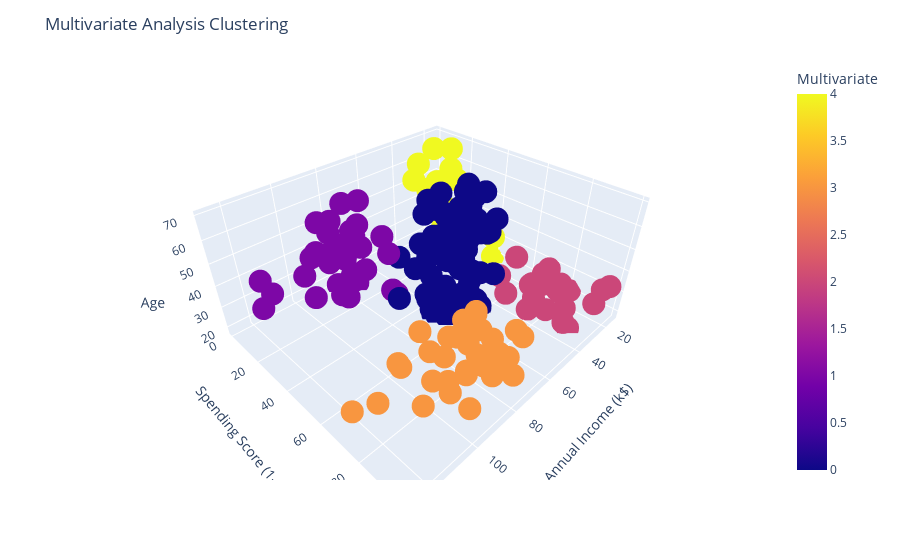

The code cell stored with this chart in its notebook:
### Code cell
fig_3d = px.scatter_3d(df,df['Annual Income (k$)'],df['Spending Score (1-100)'],df['Age'],color=df['Multivariate'])
fig_3d.update_layout(title='Multivariate Analysis Clustering')
fig_3d.show()

### Figure 1 — Plotly figure (JSON) as saved in the notebook; plotly's stock layout.template omitted (floating-point values rounded to 4 significant figures; data arrays with more than 128 entries replaced by an {"elided": "..."} marker saying what was removed)
{"data": [{"hovertemplate": "Annual Income (k$)=%{x}<br>Spending Score (1-100)=%{y}<br>Age=%{z}<br>Multivariate=%{marker.color}<extra></extra>", "legendgroup": "", "marker": {"color": {"elided": "198 int values"}, "coloraxis": "coloraxis", "symbol": "circle"}, "mode": "markers", "name": "", "scene": "scene", "showlegend": false, "type": "scatter3d", "x": {"elided": "198 int values"}, "y": {"elided": "198 int values"}, "z": {"elided": "198 int values"}}], "layout": {"coloraxis": {"colorbar": {"title": {"text": "Multivariate"}}, "colorscale": [[0, "#0d0887"], [0.1111, "#46039f"], [0.2222, "#7201a8"], [0.3333, "#9c179e"], [0.4444, "#bd3786"], [0.5556, "#d8576b"], [0.6667, "#ed7953"], [0.7778, "#fb9f3a"], [0.8889, "#fdca26"], [1, "#f0f921"]]}, "legend": {"tracegroupgap": 0}, "margin": {"t": 60}, "scene": {"domain": {"x": [0, 1], "y": [0, 1]}, "xaxis": {"title": {"text": "Annual Income (k$)"}}, "yaxis": {"title": {"text": "Spending Score (1-100)"}}, "zaxis": {"title": {"text": "Age"}}}, "title": {"text": "Multivariate Analysis Clustering"}}}
